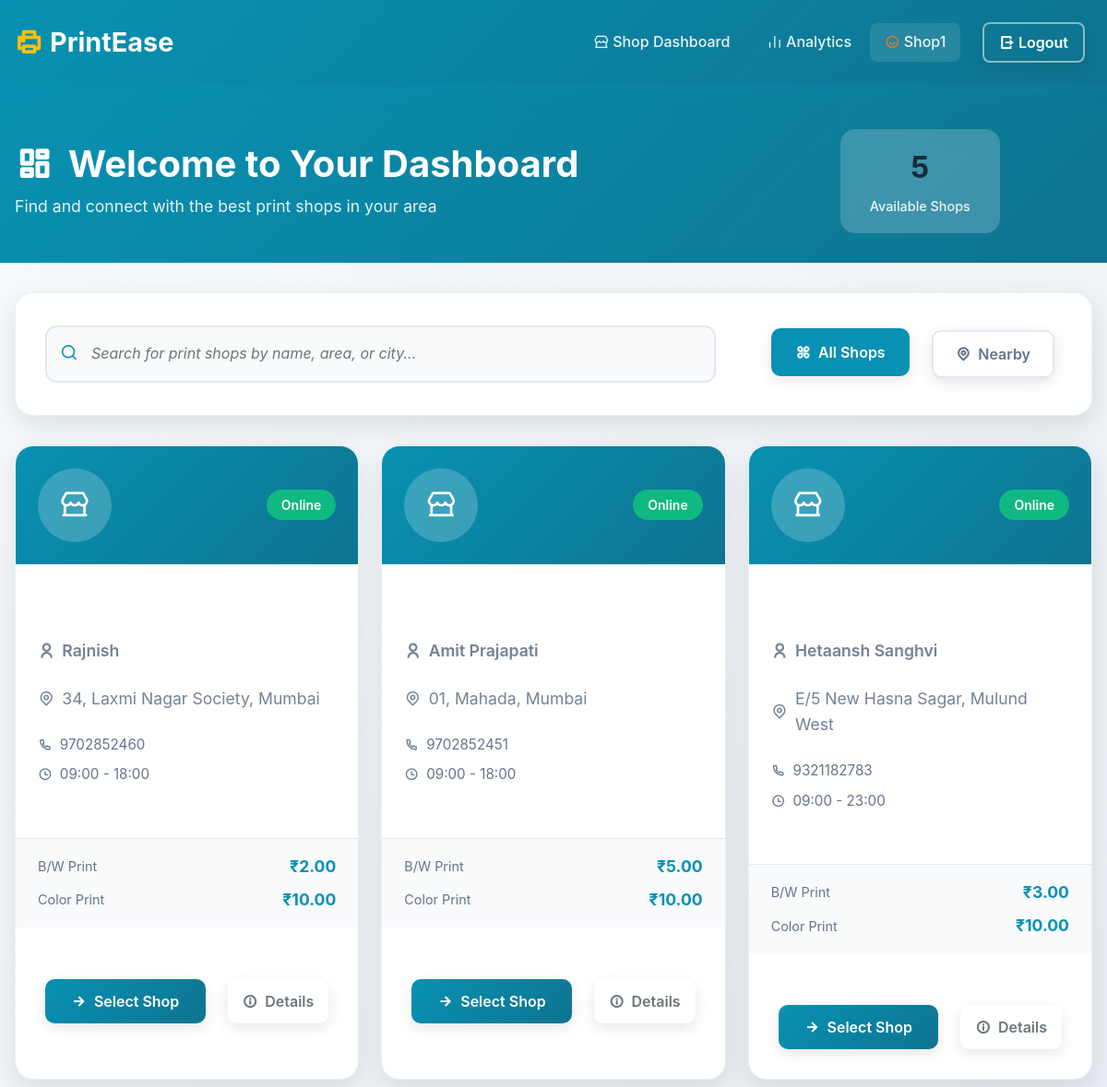
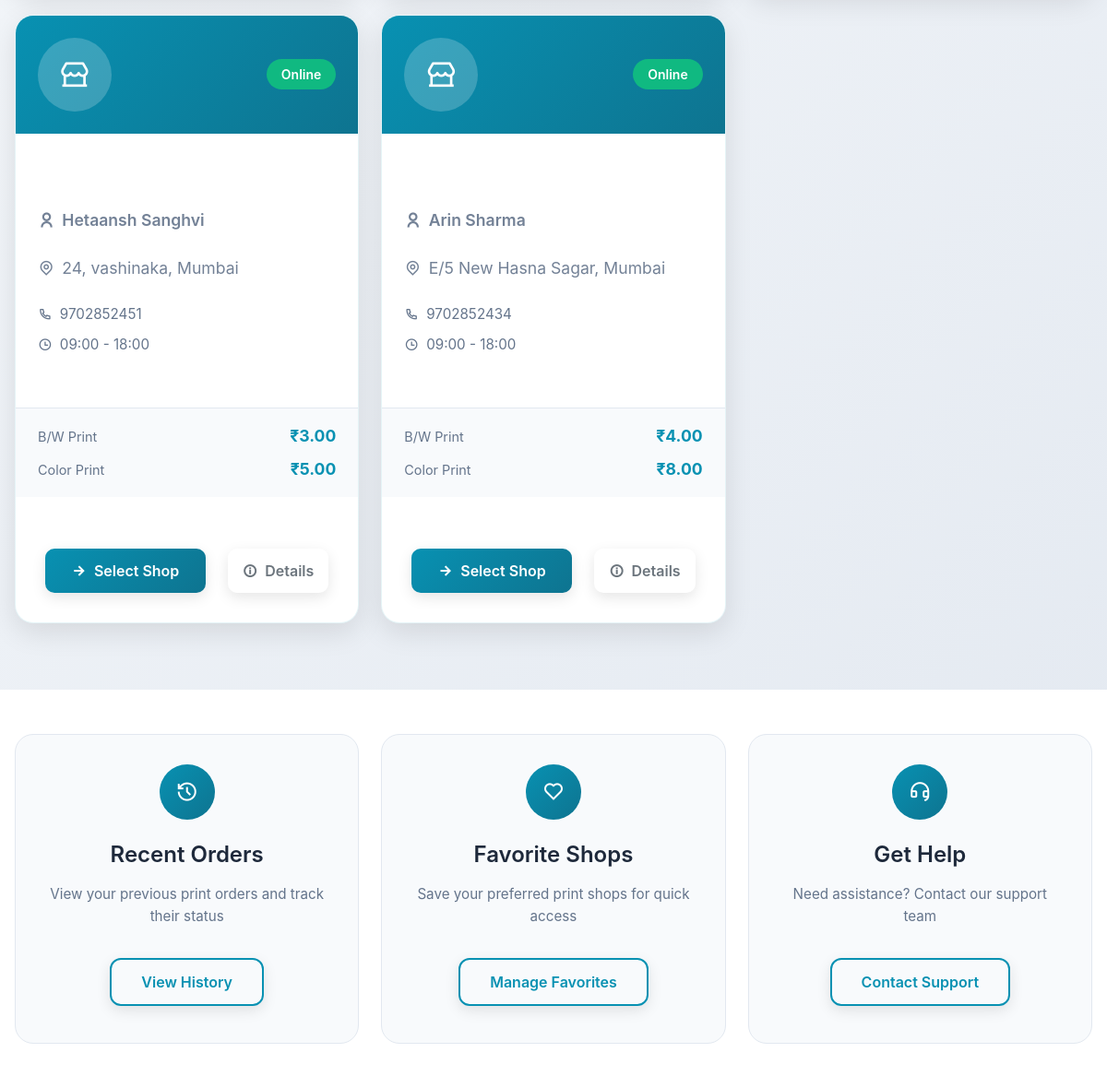
Page /user-dashboard/ (signed in) on the committed database (2 pictures, top to bottom).
### users/models.py (models this page shows)
class User(AbstractUser):
    is_admin = models.BooleanField('is admin',default=False)
    is_user = models.BooleanField('is user',default=False)
    is_shop = models.BooleanField('is shop',default=False)

### app/models.py (models this page shows, shortened)
class ShopDetails(models.Model):
    user = models.OneToOneField(settings.AUTH_USER_MODEL, on_delete=models.CASCADE, related_name="shop_details")
    shop_name = models.CharField(max_length=255)
    owner_name = models.CharField(max_length=255)
    area = models.CharField(max_length=255, null=True, blank=True)
    city = models.CharField(max_length=100, null=True, blank=True)
    state = models.CharField(max_length=50, choices=INDIAN_STATES, null=True, blank=True)
    pincode = models.CharField(max_length=6, null=True, blank=True)
    contact_number = models.CharField(max_length=15)
    gstin = models.CharField(max_length=15, null=True, blank=True)  # GSTIN can be null
    start_time = models.TimeField(default=time(9, 0))
    end_time = models.TimeField(default=time(18, 0))
    details_filled = models.BooleanField(default=False)
    bw_price = models.DecimalField(max_digits=5, decimal_places=2, null=True, blank=True)
    color_price = models.DecimalField(max_digits=5, decimal_places=2, null=True, blank=True)

### app/views.py (the view)
# urls.py: path('user-dashboard/', views.user_dashboard, name="user-dashboard"),
@login_required(login_url='/users/login/')
def user_dashboard(request):
    shops = ShopDetails.objects.all()
    return render(request, "user_dash.html", {"shops": shops})

### app/templates/user_dash.html (shortened to what this page needs)
{% extends "base.html" %}
{% load static %}
{% block content %}
<div class="dashboard-container">
    <div class="dashboard-header">
        <div class="container">
            <div class="row align-items-center">
                <div class="col-lg-8">
                    <h1 class="dashboard-title">
                        <i class="ri-dashboard-line me-3"></i>Welcome to Your Dashboard
                    </h1>
                    <p class="dashboard-subtitle">Find and connect with the best print shops in your area</p>
                </div>
                <div class="col-lg-4 text-lg-end">
                    <div class="dashboard-stats">
                        <div class="stat-item">
                            <span class="stat-number">{{ shops.count }}</span>
                            <span class="stat-label text-white">Available Shops</span>
                        </div>
                    </div>
                </div>
            </div>
        </div>
    </div>
    <div class="search-section">
        <div class="container">
            <div class="search-card">
                <div class="row align-items-center">
                    <div class="col-md-8">
                        <div class="search-box">
                            <i class="ri-search-line search-icon"></i>
                            <input type="text" id="shopSearch" class="search-input" placeholder="Search for print shops by name, area, or city...">
                        </div>
                    </div>
                    <div class="col-md-4">
                        <div class="filter-buttons">
                            <button class="btn btn-filter active" data-filter="all">
                                <i class="ri-apps-line me-2"></i>All Shops
                            </button>
                            <button class="btn btn-filter" data-filter="nearby">
                                <i class="ri-map-pin-line me-2"></i>Nearby
                            </button>
                        </div>
                    </div>
                </div>
            </div>
        </div>
    </div>
    <div class="shops-section">
        <div class="container">
            {% if shops %}
                <div class="row" id="shopsGrid">
                    {% for shop in shops %}
                        <div class="col-lg-4 col-md-6 mb-4 shop-card-wrapper">
                            <div class="shop-card">
                                <div class="shop-card-header">
                                    <div class="shop-icon">
                                        <i class="ri-store-2-line"></i>
                                    </div>
                                    <div class="shop-status">
                                        <span class="status-badge online">Online</span>
                                    </div>
                                </div>
                                <div class="shop-card-body">
                                    <h3 class="shop-name">{{ shop.shop_name }}</h3>
                                    <p class="shop-owner">
                                        <i class="ri-user-line me-2"></i>{{ shop.owner_name }}
                                    </p>
                                    <div class="shop-location">
                                        <i class="ri-map-pin-line me-2"></i>
                                        <span>{{ shop.area }}, {{ shop.city }}</span>
                                    </div>
                                    <div class="shop-contact">
                                        <i class="ri-phone-line me-2"></i>
                                        <span>{{ shop.contact_number }}</span>
                                    </div>
                                    <div class="shop-hours">
                                        <i class="ri-time-line me-2"></i>
                                        <span>{{ shop.start_time|time:"H:i" }} - {{ shop.end_time|time:"H:i" }}</span>
                                    </div>
                                </div>
                                <div class="shop-pricing">
                                    <div class="pricing-item">
                                        <span class="pricing-label">B/W Print</span>
                                        <span class="pricing-value">₹{{ shop.bw_price|default:"--" }}</span>
                                    </div>
                                    <div class="pricing-item">
                                        <span class="pricing-label">Color Print</span>
                                        <span class="pricing-value">₹{{ shop.color_price|default:"--" }}</span>
                                    </div>
                                </div>
                                <div class="shop-card-footer">
                                    <a href="{% url 'app:shop-print' shop.id %}" class="btn btn-primary btn-select-shop">
                                        <i class="ri-arrow-right-line me-2"></i>Select Shop
                                    </a>
                                    <button class="btn btn-outline-secondary btn-shop-details" data-shop-id="{{ shop.id }}">
                                        <i class="ri-information-line me-2"></i>Details
                                    </button>
                                </div>
                            </div>
                        </div>
                    {% endfor %}
                </div>
            {% endif %}
        </div>
    </div>
    <div class="quick-actions">
        <div class="container">
            <div class="row">
                <div class="col-md-4">
                    <div class="action-card">
                        <div class="action-icon">
                            <i class="ri-history-line"></i>
                        </div>
                        <h4>Recent Orders</h4>
                        <p>View your previous print orders and track their status</p>
                        <a href="{% url 'app:past-orders' %}" class="btn btn-outline-primary">View History</a>
                    </div>
                </div>
                <div class="col-md-4">
                    <div class="action-card">
                        <div class="action-icon">
                            <i class="ri-heart-line"></i>
                        </div>
                        <h4>Favorite Shops</h4>
                        <p>Save your preferred print shops for quick access</p>
                        <button class="btn btn-outline-primary">Manage Favorites</button>
                    </div>
                </div>
                <div class="col-md-4">
                    <div class="action-card">
                        <div class="action-icon">
                            <i class="ri-customer-service-line"></i>
                        </div>
                        <h4>Get Help</h4>
                        <p>Need assistance? Contact our support team</p>
                        <button class="btn btn-outline-primary">Contact Support</button>
                    </div>
                </div>
            </div>
        </div>
    </div>
</div>
{% endblock %}

### app/templates/base.html (shortened to what this page needs)
<!DOCTYPE html>
{% load static %}
<html lang="en">
<head>
    <link href="https://cdn.jsdelivr.net/npm/bootstrap@5.3.2/dist/css/bootstrap.min.css" rel="stylesheet">
    <link href="https://cdn.jsdelivr.net/npm/remixicon@4.2.0/fonts/remixicon.css" rel="stylesheet">
    <link rel="stylesheet" href="{% static 'css/style.css' %}">
</head>
<body>
    <nav class="navbar navbar-expand-lg navbar-dark bg-primary shadow-sm">
        <div class="container">
            <a class="navbar-brand fw-bold" href="/" title="Home">
                <i class="ri-printer-line me-2"></i>PrintEase
            </a>
            <div class="collapse navbar-collapse" id="navbarNav">
                <ul class="navbar-nav ms-auto align-items-center">
                    {% if user.is_authenticated %}
                        {% if user.is_shop %}
                            <li class="nav-item d-flex align-items-center">
                                <a class="nav-link" href="{% url 'app:shop-dashboard' %}">
                                    <i class="ri-store-2-line me-1"></i>Shop Dashboard
                                </a>
                            </li>
                            <li class="nav-item d-flex align-items-center">
                                <a class="nav-link" href="{% url 'app:analytics' %}">
                                    <i class="ri-bar-chart-line me-1"></i>Analytics
                                </a>
                            </li>
                        {% endif %}
                        <li class="nav-item d-flex align-items-center">
                            <span class="navbar-text me-3">
                                <i class="ri-user-smile-line me-1"></i>{{ request.user|capfirst }}
                            </span>
                        </li>
                        <li class="nav-item d-flex align-items-center">
                            <form action="{% url 'users:logout' %}" method="post" class="d-inline">
                                <button class="btn btn-outline-light btn-sm" type="submit" title="Logout">
                                    <i class="ri-logout-box-r-line me-1"></i>Logout
                                </button>
                            </form>
                        </li>
                    {% endif %}
                </ul>
            </div>
        </div>
    </nav>
    {% block content %}{% endblock content %}
</body>
</html>

### rows in the picture
User: user "Shop1"
ShopDetails: owner_name "Rajnish", area "34, Laxmi Nagar Society", city "Mumbai", contact_number "9702852460", start_time "09:00", end_time "18:00", bw_price "2.00", color_price "10.00"
ShopDetails: owner_name "Amit Prajapati", area "01, Mahada", city "Mumbai", contact_number "9702852451", start_time "09:00", end_time "18:00", bw_price "5.00", color_price "10.00"
ShopDetails: owner_name "Hetaansh Sanghvi", area "E/5 New Hasna Sagar", city "Mulund West", contact_number "9321182783", start_time "09:00", end_time "23:00", bw_price "3.00", color_price "10.00"
ShopDetails: owner_name "Hetaansh Sanghvi", area "24, vashinaka", city "Mumbai", contact_number "9702852451", start_time "09:00", end_time "18:00", bw_price "3.00", color_price "5.00"
ShopDetails: owner_name "Arin Sharma", area "E/5 New Hasna Sagar", city "Mumbai", contact_number "9702852434", start_time "09:00", end_time "18:00", bw_price "4.00", color_price "8.00"

### other values in the picture
{{ shops.count }} "5"
